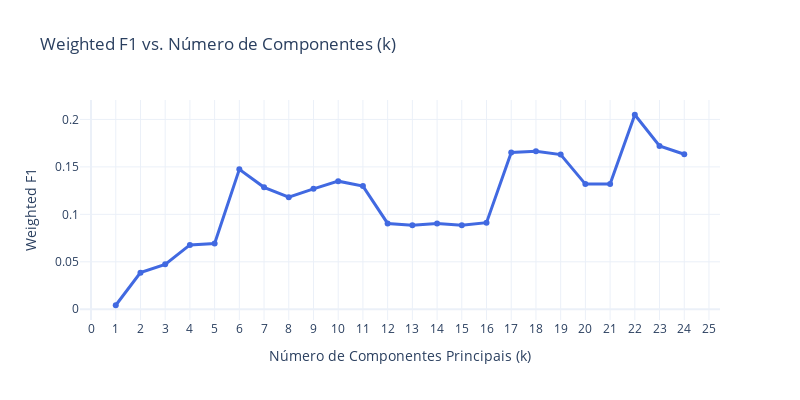

Notebook source saved alongside this figure:
### Markdown cell above
- Essa etapa teve como objetivo aplicar a metodologia introduzida na questão 2, porém agora o modelo foi construído para cada valor de k, sendo k a quantidade de componentes principais. Assim, o processo foi repetido 24 vezes, correspondendo ao número de colunas presentes em X. Para aplicar corretamente o PCA, utilizei o StandardScaler para padronizar os dados antes da redução de dimensionalidade.

- Para avaliar o resultado de cada modelagem com k componentes principais, utilizei a métrica f1-score, como feito anteriormente. No entanto, desta vez, em vez de analisar o classification report individualmente para cada caso, optei por automatizar o processo com uma média ponderada, atribuindo pesos da classe mais rara até a menos rara, porém ignorando a classe majoritária e dando foco apenas as restantes. Isso permite identificar qual modelagem conseguiu melhor desempenho nas classes mais difíceis de prever.

- Ao final, foi gerado um dicionário contendo os valores de k e os respectivos f1-scores ponderados. Essa estrutura será utilizada para identificar o melhor valor de k e, com isso, realizar a avaliação principal, comparando os resultados com o baseline, que utilizou um two-way holdout sem aplicação de PCA.

### Code cell
fig = go.Figure()

fig.add_trace(go.Scatter(x=result['k'], y=result['weighted_f1'], mode='lines+markers', name='Weighted F1', line=dict(color='royalblue', width=3), marker=dict(size=6)))

fig.update_layout(title='Weighted F1 vs. Número de Componentes (k)', xaxis_title='Número de Componentes Principais (k)', 
                  yaxis_title='Weighted F1', xaxis=dict(tickmode='linear'), template='plotly_white', height=400, width=800)

fig.show()

### Figure 1 — Plotly figure (JSON) as saved in the notebook; plotly's stock layout.template omitted (floating-point values rounded to 4 significant figures)
{"data": [{"line": {"color": "royalblue", "width": 3}, "marker": {"size": 6}, "mode": "lines+markers", "name": "Weighted F1", "type": "scatter", "x": [1, 2, 3, 4, 5, 6, 7, 8, 9, 10, 11, 12, 13, 14, 15, 16, 17, 18, 19, 20, 21, 22, 23, 24], "y": [0.004237, 0.03859, 0.04731, 0.06777, 0.06929, 0.1474, 0.1285, 0.1181, 0.1269, 0.135, 0.1298, 0.09041, 0.08864, 0.09041, 0.08864, 0.09124, 0.1652, 0.1666, 0.1629, 0.1319, 0.1319, 0.2049, 0.172, 0.1633]}], "layout": {"height": 400, "title": {"text": "Weighted F1 vs. Número de Componentes (k)"}, "width": 800, "xaxis": {"tickmode": "linear", "title": {"text": "Número de Componentes Principais (k)"}}, "yaxis": {"title": {"text": "Weighted F1"}}}}
